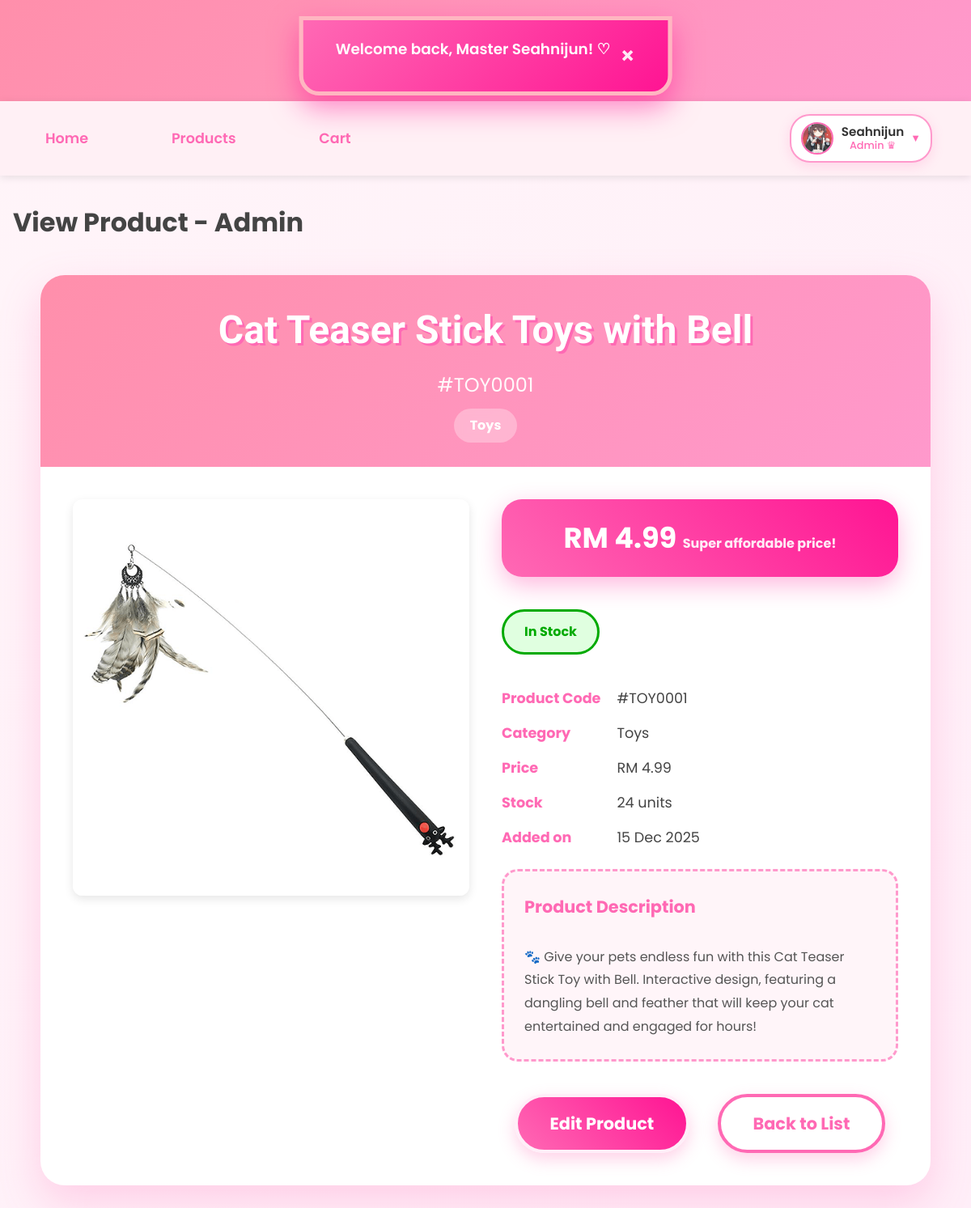
Page /admin/product_view.php?id=96 (signed in) on the earlier database version.
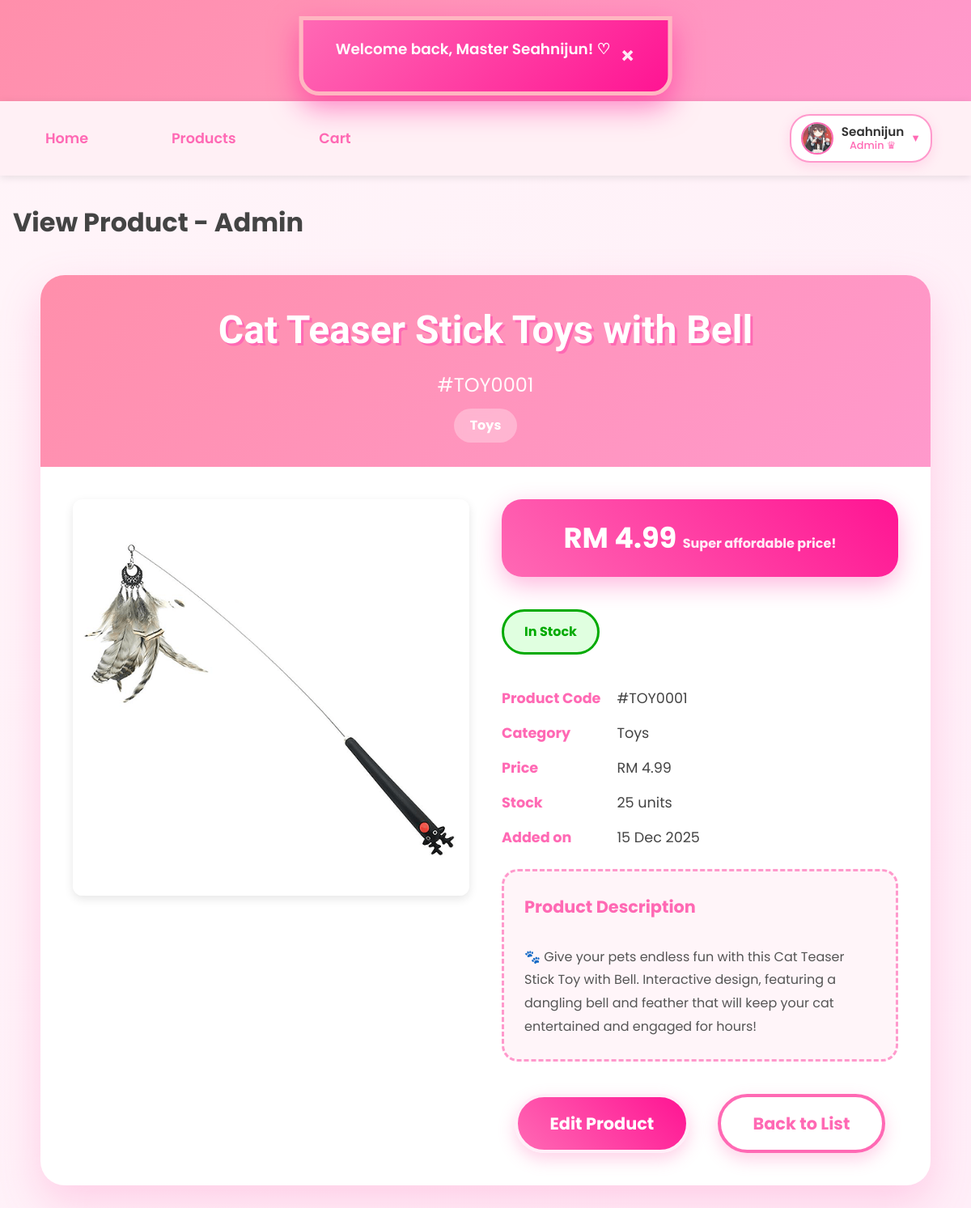
Same page on the later database version.
### tables this page shows
CREATE TABLE `product` (
  `product_id` int(11) NOT NULL,
  `product_code` varchar(20) NOT NULL,
  `product_name` varchar(200) NOT NULL,
  `description` text DEFAULT NULL,
  `price` decimal(10,2) NOT NULL,
  `stock_quantity` int(11) DEFAULT 0,
  `category_id` int(11) NOT NULL,
  `is_active` tinyint(1) DEFAULT 1,
  `created_at` datetime DEFAULT current_timestamp(),
  `updated_at` datetime DEFAULT current_timestamp() ON UPDATE current_timestamp(),
  `photo_name` varchar(255) NOT NULL
);

CREATE TABLE `category` (
  `category_id` int(11) NOT NULL,
  `category_code` varchar(10) NOT NULL,
  `category_name` varchar(100) NOT NULL,
  `description` text DEFAULT NULL,
  `created_at` datetime DEFAULT current_timestamp()
);

### _base.php (called while the page is built, shortened)
<?php
function get($key, $value = null) {
    $value = $_GET[$key] ?? $value;
    return is_array($value) ? array_map('trim', $value) : trim($value);
}
function encode($value) {
    return htmlentities($value);
}
?>

### admin/product_view.php (the view, shortened to what this page needs)
<?php
require '../_base.php';
$id = get('id');
$stmt = $_db->prepare("
    SELECT p.*, c.category_name, c.category_code
    FROM product p
    JOIN category c ON p.category_id = c.category_id
    WHERE p.product_id = ?
");
$stmt->execute([$id]);
$product = $stmt->fetch();
include '../_head.php';
?>
<div class="product-view-container">
    <div class="product-view-header">
        <h1><?= encode($product->product_name) ?></h1>
        <div class="product-code">#<?= encode($product->product_code) ?></div>
        <div class="category-badge"><?= encode($product->category_name) ?></div>
    </div>
    <div class="product-body">
        <div class="product-gallery">
    <?php if ($product->photo_name): ?>
        <img src="../admin/uploads/products/<?=  encode($product->photo_name) ?>"
             alt="<?=  encode($product->photo_name) ?>"
             class="main-image"
             style="width:100%; max-width:500px; border-radius:12px; box-shadow:0 4px 12px rgba(0,0,0,0.1);">
    <?php endif; ?>
</div>
        <div class="product-info">
            <div class="price-box">
                RM <?= number_format($product->price, 2) ?>
                <small>Super affordable price!</small>
            </div>
            <div class="stock-status <?= $product->stock_quantity > 10 ? 'stock-in' : ($product->stock_quantity > 0 ? 'stock-low' : 'stock-out') ?>">
                <?php if ($product->stock_quantity > 10): ?>
                    In Stock
                <?php elseif ($product->stock_quantity > 0): ?>
                    Only <?= $product->stock_quantity ?> left! Hurry~
                <?php else: ?>
                    Sold Out
                <?php endif; ?>
            </div>
            <div class="info-grid">
                <strong>Product Code</strong>   <span>#<?= encode($product->product_code) ?></span>
                <strong>Category</strong>       <span><?= encode($product->category_name) ?></span>
                <strong>Price</strong>          <span>RM <?= number_format($product->price, 2) ?></span>
                <strong>Stock</strong>          <span><?= $product->stock_quantity ?> units</span>
                <strong>Added on</strong>       <span><?= date('j M Y', strtotime($product->created_at)) ?></span>
            </div>
            <?php if ($product->description): ?>
            <div class="description-box">
                <strong style="color:#ff69b4; font-size:1.3rem;">Product Description</strong><br><br>
                <?= nl2br(encode($product->description)) ?>
            </div>
            <?php endif; ?>
            <div class="action-buttons" style="text-align:center; margin-top:40px;">
                <a href="product_edit.php?id=<?= $id ?>" class="moe-btn moe-btn-primary">Edit Product</a>
                <a href="product_list.php" class="moe-btn moe-btn-secondary">Back to List</a>
            </div>
        </div>
    </div>
</div>

Differences in the rows shown:
changed product "Cat Teaser Stick Toys with Bell": stock_quantity "24" → "25"
